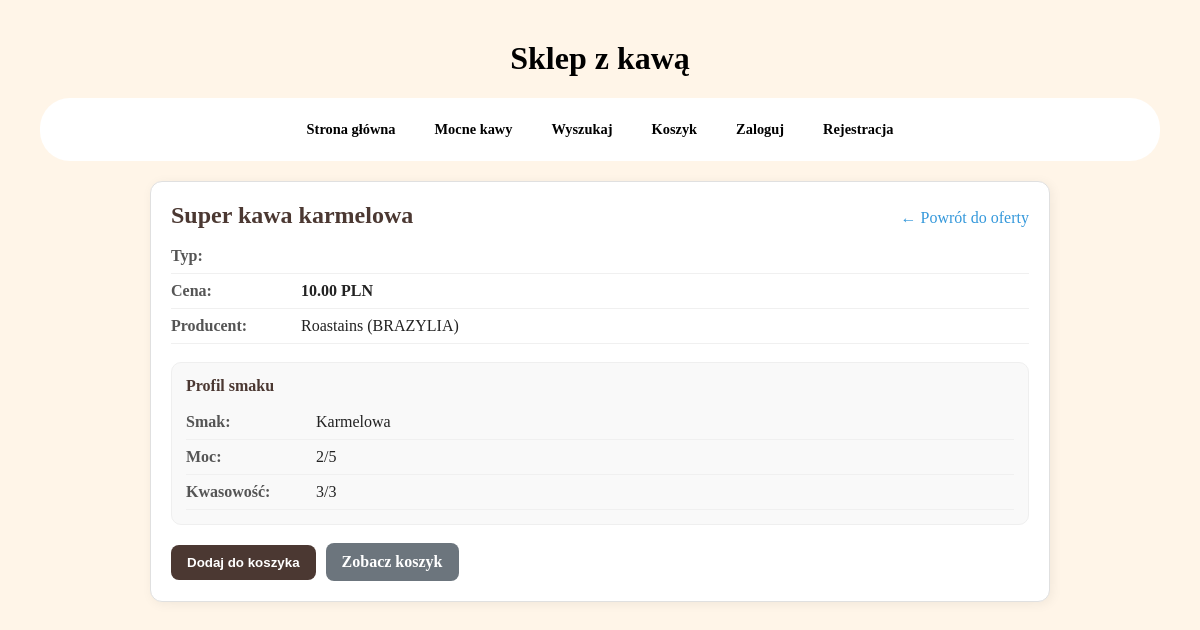
Screenshot of /kawy/1/ with the database file from the repository.
### sklep/models.py (models this page shows, shortened)
class Coffee(models.Model):
    name = models.CharField(max_length=100)
    coffeetype = models.CharField(max_length=1, choices=COFFEE_TYPES, default="Z")
    taste = models.ForeignKey(CoffeeTaste, null=True, blank=True, on_delete=models.SET_NULL)
    producent = models.ForeignKey(Producent, null=True, blank=True, on_delete=models.SET_NULL)
    price = models.DecimalField(
        max_digits=5, #maksymalnie 5 cyfr
        decimal_places=2, #2 miejsca po przecinku
        validators=[MinValueValidator(0.01)], #cena minimalna 0.01
        help_text="Cena kawy w PLN."
    )

class Producent(models.Model):
    name = models.CharField(max_length=100)
    country = models.CharField(max_length=2, choices=COUNTRY)

class CoffeeTaste(models.Model):
    name = models.CharField(max_length=50, unique=True)
    description = models.TextField(blank=True, help_text="Krótki opis kawy.") #blank=True: Można nie wpisywać. help_text: Tekst pomocniczy w panelu admina pod polem wpisywania.
    coffee_strength = models.IntegerField(
        help_text="Moc kawy w skali od 1-5.",
        validators=[MinValueValidator(1), MaxValueValidator(5)] # liczba calkowita >=1 i <=5
    )
    coffee_acidity = models.IntegerField(
        help_text="Kwasowość kawy w skali od 1-3.",
        validators=[MinValueValidator(1), MaxValueValidator(3)]
    )

### sklep/views.py (the view)
# urls.py: path("kawy/<int:id>/", views.coffee_detail_html, name="coffee-detail-html"), # szczegóły kawy
def coffee_detail_html(request, id):
    coffee = get_object_or_404(Coffee.objects.select_related("taste", "producent"), id=id)
    return render(request, "sklep/coffee/detail.html", {"coffee": coffee})

### sklep/templates/sklep/coffee/detail.html (shortened to what this page needs)
{% extends "sklep/base.html" %}
{% block content %}
<div class="container">
  <div class="detail-card">
      <div class="detail-header">
          <h2 class="detail-title">{{ coffee.name }}</h2>
          <a class="link-back" href="{% url 'sklep-home' %}">&larr; Powrót do oferty</a>
      </div>
      <div class="detail-main">
          <div class="detail-row">
              <span class="label">Typ:</span>
          </div>
          <div class="detail-row">
              <span class="label">Cena:</span>
              <span class="value price">{{ coffee.price }} PLN</span>
          </div>
          <div class="detail-row">
              <span class="label">Producent:</span>
              <span class="value">
                  {{ coffee.producent.name }} ({{ coffee.producent.get_country_display }})
              </span>
          </div>
          <div class="taste-box">
              <div class="taste-title">Profil smaku</div>
              <div class="detail-row">
                  <span class="label">Smak:</span>
                  <span class="value">{{ coffee.taste.name|default:"Klasyczny" }}</span>
              </div>
              <div class="detail-row">
                  <span class="label">Moc:</span>
                  <span class="value">{{ coffee.taste.coffee_strength|default:"-" }}/5</span>
              </div>
              <div class="detail-row">
                  <span class="label">Kwasowość:</span>
                  <span class="value">{{ coffee.taste.coffee_acidity|default:"-" }}/3</span>
              </div>
          </div>
          <form class="actions" action="{% url 'cart-add' coffee.id %}" method="POST">
              <button class="btn" type="submit">Dodaj do koszyka</button>
              <a class="btn btn-secondary" href="{% url 'cart-detail' %}">Zobacz koszyk</a>
          </form>
      </div>
  </div>
</div>
{% endblock %}

### sklep/static/css/sklep.css (style rules this page uses)
body { background-color: #fff5e8; font-family: 'Century Gothic'; margin: 40px; }

### sklep/templates/sklep/coffee/detail.html (style rules this page uses)
.container { max-width: 900px; margin: 0 auto; padding: 20px; }
.detail-card { border: 1px solid #e0e0e0; border-radius: 12px; background: #fff; padding: 20px; box-shadow: 2px 2px 12px rgba(0,0,0,0.06); }
.detail-header { display: flex; justify-content: space-between; align-items: baseline; gap: 12px; margin-bottom: 10px; }
.detail-title { margin: 0; color: #4b3832; }
.link-back { color: #3498db; text-decoration: none; white-space: nowrap; }
.detail-main { margin-top: 10px; }
.detail-row { display: flex; gap: 10px; padding: 8px 0; border-bottom: 1px solid #f0f0f0; }
.label { min-width: 120px; color: #555; font-weight: 600; }
.value { color: #222; }
.price { font-weight: 800; }
.taste-box { background: #f9f9f9; padding: 14px; border-radius: 10px; margin: 18px 0; border: 1px solid #efefef; }
.taste-title { font-weight: 800; margin-bottom: 10px; color: #4b3832; }
.actions { display: flex; gap: 10px; align-items: center; margin-top: 10px; }
.btn { display: inline-block; padding: 10px 16px; border-radius: 8px; background: #4b3832; color: #fff; text-decoration: none; border: none; cursor: pointer; font-weight: 700; }
.btn-secondary { background: #6c757d; }

### rows the page displays
Coffee: name "Super kawa karmelowa", price "10.00", producent.name "Roastains", producent.country "BRAZYLIA", taste.name "Karmelowa", taste.coffee_strength "2", taste.coffee_acidity "3"
